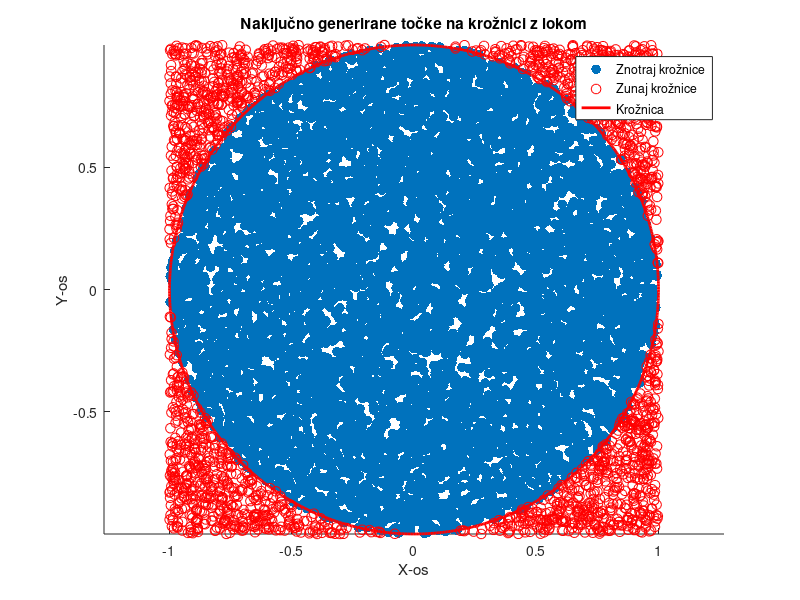

Recreate this plot in MATLAB.
function calc_pi()
    % Določimo št. točk in radij kroga:
    St_tock = 10000;
    R = 1;

    % Določimo ocenjeno vrednost pi, napako in koordinate točk v krogu:
    [Ocena_Pi, error, koordinate_v_krogu] = area_pi(St_tock, R);

    disp(['Ocena π: ', num2str(Ocena_Pi)]);
    disp(['Napaka: ', num2str(error)]);
    disp('Koordinate točk znotraj kroga:');
    disp(koordinate_v_krogu);

    izris_grafa(St_tock, R);
end

function [Ocena_Pi, error, koordinate_v_krogu] = area_pi(nabor_tock, R)

    % Podamo začetno stanje:
    V_Krogu = 0;
    koordinate_v_krogu = zeros(nabor_tock, 2);

    % Anonimna funkcija, ki preverja ali je tocka T(x,y) na kroznici:
    Na_kroznici = @(x, y) x^2 + y^2 <= R^2;

    % Zapišemo for zanko:
    for i = 1:nabor_tock
        x = 2 * rand() - 1;
        y = 2 * rand() - 1;
        if Na_kroznici(x, y)
            V_Krogu = V_Krogu + 1;
            koordinate_v_krogu(i, :) = [x, y];
        end
    end
    Ocena_Pi = 4 * V_Krogu / nabor_tock;

    % Napako izrazimo kot absolutno vrednost:
    error = abs(Ocena_Pi - pi);
end


%Zapišemo funkcijo za izris grafa:

function izris_grafa(St_Tock, R)

    x = 2 * rand(St_Tock, 1) - 1;
    y = 2 * rand(St_Tock, 1) - 1;
    razdalja = sqrt(x.^2 + y.^2);

    tocke_v = razdalja <= R;
    tocke_izven = razdalja > R;
    
    % Določimo barvo in obliko točk na grafu
    scatter(x(tocke_v), y(tocke_v), 50, 'blue', 'o', 'filled');
    hold on;
    scatter(x(tocke_izven), y(tocke_izven), 50, 'r', 'o');
    
    Plot_kroznice(R);
    axis equal;
    title('Naključno generirane točke na krožnici z lokom');
    xlabel('X-os');
    ylabel('Y-os');
    legend('Znotraj krožnice', 'Zunaj krožnice', 'Krožnica');
end


function Plot_kroznice(r)
%Numerično določimo razdelitev kota za izris na 1000 kosov:
    kot = linspace(0, 2 * pi, 1000);
    x = r * cos(kot);
    y = r * sin(kot);
    plot(x, y, 'r', 'LineWidth', 2);
end
